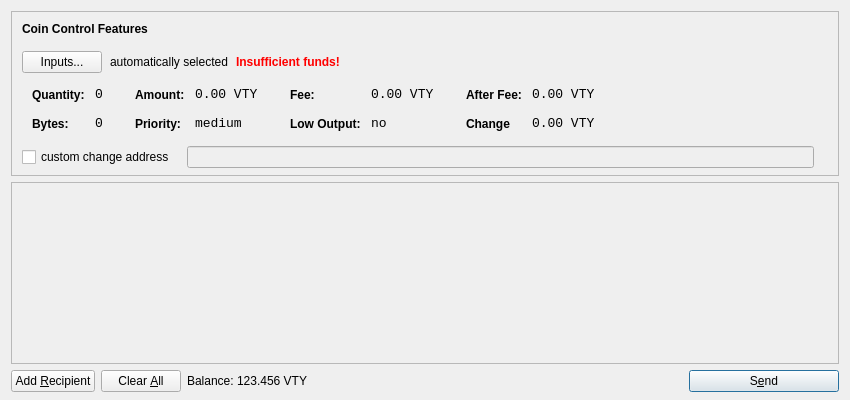
<?xml version="1.0" encoding="UTF-8"?>
<ui version="4.0">
 <class>SendCoinsDialog</class>
 <widget class="QDialog" name="SendCoinsDialog">
  <property name="geometry">
   <rect>
    <x>0</x>
    <y>0</y>
    <width>850</width>
    <height>400</height>
   </rect>
  </property>
  <property name="windowTitle">
   <string>Send Coins</string>
  </property>
  <layout class="QVBoxLayout" name="verticalLayout" stretch="0,1,0">
   <property name="bottomMargin">
    <number>8</number>
   </property>
   <item>
    <widget class="QFrame" name="frameCoinControl">
     <property name="sizePolicy">
      <sizepolicy hsizetype="Expanding" vsizetype="Expanding">
       <horstretch>0</horstretch>
       <verstretch>0</verstretch>
      </sizepolicy>
     </property>
     <property name="maximumSize">
      <size>
       <width>16777215</width>
       <height>16777215</height>
      </size>
     </property>
     <property name="frameShape">
      <enum>QFrame::StyledPanel</enum>
     </property>
     <property name="frameShadow">
      <enum>QFrame::Sunken</enum>
     </property>
     <layout class="QVBoxLayout" name="verticalLayoutCoinControl2">
      <property name="spacing">
       <number>-1</number>
      </property>
      <property name="leftMargin">
       <number>0</number>
      </property>
      <property name="topMargin">
       <number>0</number>
      </property>
      <property name="rightMargin">
       <number>0</number>
      </property>
      <property name="bottomMargin">
       <number>6</number>
      </property>
      <item>
       <layout class="QVBoxLayout" name="verticalLayoutCoinControl" stretch="0,0,0,0,1">
        <property name="spacing">
         <number>0</number>
        </property>
        <property name="leftMargin">
         <number>10</number>
        </property>
        <property name="topMargin">
         <number>10</number>
        </property>
        <item>
         <layout class="QHBoxLayout" name="horizontalLayoutCoinControl1">
          <property name="bottomMargin">
           <number>15</number>
          </property>
          <item>
           <widget class="QLabel" name="labelCoinControlFeatures">
            <property name="sizePolicy">
             <sizepolicy hsizetype="Preferred" vsizetype="Maximum">
              <horstretch>0</horstretch>
              <verstretch>0</verstretch>
             </sizepolicy>
            </property>
            <property name="font">
             <font>
              <weight>75</weight>
              <bold>true</bold>
             </font>
            </property>
            <property name="styleSheet">
             <string notr="true">font-weight:bold;</string>
            </property>
            <property name="text">
             <string>Coin Control Features</string>
            </property>
           </widget>
          </item>
         </layout>
        </item>
        <item>
         <layout class="QHBoxLayout" name="horizontalLayoutCoinControl2" stretch="0,0,0,0">
          <property name="spacing">
           <number>8</number>
          </property>
          <property name="bottomMargin">
           <number>10</number>
          </property>
          <item>
           <widget class="QPushButton" name="pushButtonCoinControl">
            <property name="styleSheet">
             <string notr="true"/>
            </property>
            <property name="text">
             <string>Inputs...</string>
            </property>
           </widget>
          </item>
          <item>
           <widget class="QLabel" name="labelCoinControlAutomaticallySelected">
            <property name="text">
             <string>automatically selected</string>
            </property>
            <property name="margin">
             <number>5</number>
            </property>
           </widget>
          </item>
          <item>
           <widget class="QLabel" name="labelCoinControlInsuffFunds">
            <property name="font">
             <font>
              <weight>75</weight>
              <bold>true</bold>
             </font>
            </property>
            <property name="styleSheet">
             <string notr="true">color:red;font-weight:bold;</string>
            </property>
            <property name="text">
             <string>Insufficient funds!</string>
            </property>
            <property name="margin">
             <number>5</number>
            </property>
           </widget>
          </item>
          <item>
           <spacer name="horizontalSpacerCoinControl">
            <property name="orientation">
             <enum>Qt::Horizontal</enum>
            </property>
            <property name="sizeHint" stdset="0">
             <size>
              <width>40</width>
              <height>1</height>
             </size>
            </property>
           </spacer>
          </item>
         </layout>
        </item>
        <item>
         <widget class="QWidget" name="widgetCoinControl" native="true">
          <property name="sizePolicy">
           <sizepolicy hsizetype="Preferred" vsizetype="Preferred">
            <horstretch>0</horstretch>
            <verstretch>0</verstretch>
           </sizepolicy>
          </property>
          <property name="minimumSize">
           <size>
            <width>0</width>
            <height>0</height>
           </size>
          </property>
          <property name="styleSheet">
           <string notr="true"/>
          </property>
          <layout class="QHBoxLayout" name="horizontalLayoutCoinControl5">
           <property name="margin">
            <number>0</number>
           </property>
           <item>
            <layout class="QHBoxLayout" name="horizontalLayoutCoinControl3" stretch="0,0,0,1">
             <property name="spacing">
              <number>20</number>
             </property>
             <property name="topMargin">
              <number>0</number>
             </property>
             <property name="bottomMargin">
              <number>10</number>
             </property>
             <item>
              <layout class="QFormLayout" name="formLayoutCoinControl1">
               <property name="horizontalSpacing">
                <number>10</number>
               </property>
               <property name="verticalSpacing">
                <number>14</number>
               </property>
               <property name="leftMargin">
                <number>10</number>
               </property>
               <property name="topMargin">
                <number>4</number>
               </property>
               <property name="rightMargin">
                <number>6</number>
               </property>
               <item row="0" column="0">
                <widget class="QLabel" name="labelCoinControlQuantityText">
                 <property name="styleSheet">
                  <string notr="true">font-weight:bold;</string>
                 </property>
                 <property name="text">
                  <string>Quantity:</string>
                 </property>
                 <property name="margin">
                  <number>0</number>
                 </property>
                </widget>
               </item>
               <item row="0" column="1">
                <widget class="QLabel" name="labelCoinControlQuantity">
                 <property name="font">
                  <font>
                   <family>Monospace</family>
                   <pointsize>10</pointsize>
                  </font>
                 </property>
                 <property name="cursor">
                  <cursorShape>IBeamCursor</cursorShape>
                 </property>
                 <property name="contextMenuPolicy">
                  <enum>Qt::ActionsContextMenu</enum>
                 </property>
                 <property name="text">
                  <string>0</string>
                 </property>
                 <property name="margin">
                  <number>0</number>
                 </property>
                 <property name="textInteractionFlags">
                  <set>Qt::LinksAccessibleByMouse|Qt::TextSelectableByKeyboard|Qt::TextSelectableByMouse</set>
                 </property>
                </widget>
               </item>
               <item row="1" column="0">
                <widget class="QLabel" name="labelCoinControlBytesText">
                 <property name="styleSheet">
                  <string notr="true">font-weight:bold;</string>
                 </property>
                 <property name="text">
                  <string>Bytes:</string>
                 </property>
                </widget>
               </item>
               <item row="1" column="1">
                <widget class="QLabel" name="labelCoinControlBytes">
                 <property name="font">
                  <font>
                   <family>Monospace</family>
                   <pointsize>10</pointsize>
                  </font>
                 </property>
                 <property name="cursor">
                  <cursorShape>IBeamCursor</cursorShape>
                 </property>
                 <property name="contextMenuPolicy">
                  <enum>Qt::ActionsContextMenu</enum>
                 </property>
                 <property name="text">
                  <string>0</string>
                 </property>
                 <property name="textInteractionFlags">
                  <set>Qt::LinksAccessibleByMouse|Qt::TextSelectableByKeyboard|Qt::TextSelectableByMouse</set>
                 </property>
                </widget>
               </item>
              </layout>
             </item>
             <item>
              <layout class="QFormLayout" name="formLayoutCoinControl2">
               <property name="horizontalSpacing">
                <number>10</number>
               </property>
               <property name="verticalSpacing">
                <number>14</number>
               </property>
               <property name="leftMargin">
                <number>6</number>
               </property>
               <property name="topMargin">
                <number>4</number>
               </property>
               <property name="rightMargin">
                <number>6</number>
               </property>
               <item row="0" column="0">
                <widget class="QLabel" name="labelCoinControlAmountText">
                 <property name="styleSheet">
                  <string notr="true">font-weight:bold;</string>
                 </property>
                 <property name="text">
                  <string>Amount:</string>
                 </property>
                 <property name="margin">
                  <number>0</number>
                 </property>
                </widget>
               </item>
               <item row="0" column="1">
                <widget class="QLabel" name="labelCoinControlAmount">
                 <property name="font">
                  <font>
                   <family>Monospace</family>
                   <pointsize>10</pointsize>
                  </font>
                 </property>
                 <property name="cursor">
                  <cursorShape>IBeamCursor</cursorShape>
                 </property>
                 <property name="contextMenuPolicy">
                  <enum>Qt::ActionsContextMenu</enum>
                 </property>
                 <property name="text">
                  <string>0.00 VTY</string>
                 </property>
                 <property name="textInteractionFlags">
                  <set>Qt::LinksAccessibleByMouse|Qt::TextSelectableByKeyboard|Qt::TextSelectableByMouse</set>
                 </property>
                </widget>
               </item>
               <item row="1" column="0">
                <widget class="QLabel" name="labelCoinControlPriorityText">
                 <property name="styleSheet">
                  <string notr="true">font-weight:bold;</string>
                 </property>
                 <property name="text">
                  <string>Priority:</string>
                 </property>
                </widget>
               </item>
               <item row="1" column="1">
                <widget class="QLabel" name="labelCoinControlPriority">
                 <property name="font">
                  <font>
                   <family>Monospace</family>
                   <pointsize>10</pointsize>
                  </font>
                 </property>
                 <property name="cursor">
                  <cursorShape>IBeamCursor</cursorShape>
                 </property>
                 <property name="contextMenuPolicy">
                  <enum>Qt::ActionsContextMenu</enum>
                 </property>
                 <property name="text">
                  <string>medium</string>
                 </property>
                 <property name="textInteractionFlags">
                  <set>Qt::LinksAccessibleByMouse|Qt::TextSelectableByKeyboard|Qt::TextSelectableByMouse</set>
                 </property>
                </widget>
               </item>
              </layout>
             </item>
             <item>
              <layout class="QFormLayout" name="formLayoutCoinControl3">
               <property name="horizontalSpacing">
                <number>10</number>
               </property>
               <property name="verticalSpacing">
                <number>14</number>
               </property>
               <property name="leftMargin">
                <number>6</number>
               </property>
               <property name="topMargin">
                <number>4</number>
               </property>
               <property name="rightMargin">
                <number>6</number>
               </property>
               <item row="0" column="0">
                <widget class="QLabel" name="labelCoinControlFeeText">
                 <property name="styleSheet">
                  <string notr="true">font-weight:bold;</string>
                 </property>
                 <property name="text">
                  <string>Fee:</string>
                 </property>
                 <property name="margin">
                  <number>0</number>
                 </property>
                </widget>
               </item>
               <item row="0" column="1">
                <widget class="QLabel" name="labelCoinControlFee">
                 <property name="font">
                  <font>
                   <family>Monospace</family>
                   <pointsize>10</pointsize>
                  </font>
                 </property>
                 <property name="cursor">
                  <cursorShape>IBeamCursor</cursorShape>
                 </property>
                 <property name="contextMenuPolicy">
                  <enum>Qt::ActionsContextMenu</enum>
                 </property>
                 <property name="text">
                  <string>0.00 VTY</string>
                 </property>
                 <property name="textInteractionFlags">
                  <set>Qt::LinksAccessibleByMouse|Qt::TextSelectableByKeyboard|Qt::TextSelectableByMouse</set>
                 </property>
                </widget>
               </item>
               <item row="1" column="0">
                <widget class="QLabel" name="labelCoinControlLowOutputText">
                 <property name="styleSheet">
                  <string notr="true">font-weight:bold;</string>
                 </property>
                 <property name="text">
                  <string>Low Output:</string>
                 </property>
                </widget>
               </item>
               <item row="1" column="1">
                <widget class="QLabel" name="labelCoinControlLowOutput">
                 <property name="font">
                  <font>
                   <family>Monospace</family>
                   <pointsize>10</pointsize>
                  </font>
                 </property>
                 <property name="cursor">
                  <cursorShape>IBeamCursor</cursorShape>
                 </property>
                 <property name="contextMenuPolicy">
                  <enum>Qt::ActionsContextMenu</enum>
                 </property>
                 <property name="text">
                  <string>no</string>
                 </property>
                 <property name="textInteractionFlags">
                  <set>Qt::LinksAccessibleByMouse|Qt::TextSelectableByKeyboard|Qt::TextSelectableByMouse</set>
                 </property>
                </widget>
               </item>
              </layout>
             </item>
             <item>
              <layout class="QFormLayout" name="formLayoutCoinControl4">
               <property name="horizontalSpacing">
                <number>10</number>
               </property>
               <property name="verticalSpacing">
                <number>14</number>
               </property>
               <property name="leftMargin">
                <number>6</number>
               </property>
               <property name="topMargin">
                <number>4</number>
               </property>
               <property name="rightMargin">
                <number>6</number>
               </property>
               <item row="0" column="0">
                <widget class="QLabel" name="labelCoinControlAfterFeeText">
                 <property name="styleSheet">
                  <string notr="true">font-weight:bold;</string>
                 </property>
                 <property name="text">
                  <string>After Fee:</string>
                 </property>
                 <property name="margin">
                  <number>0</number>
                 </property>
                </widget>
               </item>
               <item row="0" column="1">
                <widget class="QLabel" name="labelCoinControlAfterFee">
                 <property name="font">
                  <font>
                   <family>Monospace</family>
                   <pointsize>10</pointsize>
                  </font>
                 </property>
                 <property name="cursor">
                  <cursorShape>IBeamCursor</cursorShape>
                 </property>
                 <property name="contextMenuPolicy">
                  <enum>Qt::ActionsContextMenu</enum>
                 </property>
                 <property name="text">
                  <string>0.00 VTY</string>
                 </property>
                 <property name="textInteractionFlags">
                  <set>Qt::LinksAccessibleByMouse|Qt::TextSelectableByKeyboard|Qt::TextSelectableByMouse</set>
                 </property>
                </widget>
               </item>
               <item row="1" column="0">
                <widget class="QLabel" name="labelCoinControlChangeText">
                 <property name="styleSheet">
                  <string notr="true">font-weight:bold;</string>
                 </property>
                 <property name="text">
                  <string>Change</string>
                 </property>
                </widget>
               </item>
               <item row="1" column="1">
                <widget class="QLabel" name="labelCoinControlChange">
                 <property name="font">
                  <font>
                   <family>Monospace</family>
                   <pointsize>10</pointsize>
                  </font>
                 </property>
                 <property name="cursor">
                  <cursorShape>IBeamCursor</cursorShape>
                 </property>
                 <property name="contextMenuPolicy">
                  <enum>Qt::ActionsContextMenu</enum>
                 </property>
                 <property name="text">
                  <string>0.00 VTY</string>
                 </property>
                 <property name="textInteractionFlags">
                  <set>Qt::LinksAccessibleByMouse|Qt::TextSelectableByKeyboard|Qt::TextSelectableByMouse</set>
                 </property>
                </widget>
               </item>
              </layout>
             </item>
            </layout>
           </item>
          </layout>
         </widget>
        </item>
        <item>
         <layout class="QHBoxLayout" name="horizontalLayoutCoinControl4" stretch="0,0,0">
          <property name="spacing">
           <number>12</number>
          </property>
          <property name="sizeConstraint">
           <enum>QLayout::SetDefaultConstraint</enum>
          </property>
          <property name="topMargin">
           <number>5</number>
          </property>
          <property name="rightMargin">
           <number>5</number>
          </property>
          <item>
           <widget class="QCheckBox" name="checkBoxCoinControlChange">
            <property name="text">
             <string>custom change address</string>
            </property>
           </widget>
          </item>
          <item>
           <widget class="QLineEdit" name="lineEditCoinControlChange">
            <property name="enabled">
             <bool>false</bool>
            </property>
            <property name="sizePolicy">
             <sizepolicy hsizetype="Expanding" vsizetype="Fixed">
              <horstretch>0</horstretch>
              <verstretch>0</verstretch>
             </sizepolicy>
            </property>
           </widget>
          </item>
          <item>
           <widget class="QLabel" name="labelCoinControlChangeLabel">
            <property name="sizePolicy">
             <sizepolicy hsizetype="Preferred" vsizetype="Expanding">
              <horstretch>0</horstretch>
              <verstretch>0</verstretch>
             </sizepolicy>
            </property>
            <property name="minimumSize">
             <size>
              <width>0</width>
              <height>0</height>
             </size>
            </property>
            <property name="text">
             <string/>
            </property>
            <property name="margin">
             <number>3</number>
            </property>
           </widget>
          </item>
         </layout>
        </item>
        <item>
         <spacer name="verticalSpacerCoinControl">
          <property name="orientation">
           <enum>Qt::Vertical</enum>
          </property>
          <property name="sizeHint" stdset="0">
           <size>
            <width>800</width>
            <height>1</height>
           </size>
          </property>
         </spacer>
        </item>
       </layout>
      </item>
     </layout>
    </widget>
   </item>
   <item>
    <widget class="QScrollArea" name="scrollArea">
     <property name="widgetResizable">
      <bool>true</bool>
     </property>
     <widget class="QWidget" name="scrollAreaWidgetContents">
      <property name="geometry">
       <rect>
        <x>0</x>
        <y>0</y>
        <width>830</width>
        <height>165</height>
       </rect>
      </property>
      <layout class="QVBoxLayout" name="verticalLayout_2">
       <property name="margin">
        <number>0</number>
       </property>
       <item>
        <layout class="QVBoxLayout" name="entries">
         <property name="spacing">
          <number>6</number>
         </property>
        </layout>
       </item>
       <item>
        <spacer name="verticalSpacer">
         <property name="orientation">
          <enum>Qt::Vertical</enum>
         </property>
         <property name="sizeHint" stdset="0">
          <size>
           <width>20</width>
           <height>40</height>
          </size>
         </property>
        </spacer>
       </item>
      </layout>
     </widget>
    </widget>
   </item>
   <item>
    <layout class="QHBoxLayout" name="horizontalLayout">
     <item>
      <widget class="QPushButton" name="addButton">
       <property name="toolTip">
        <string>Send to multiple recipients at once</string>
       </property>
       <property name="text">
        <string>Add &amp;Recipient</string>
       </property>
       <property name="icon">
        <iconset resource="../bitcoin.qrc">
         <normaloff>:/icons/add</normaloff>:/icons/add</iconset>
       </property>
       <property name="autoDefault">
        <bool>false</bool>
       </property>
      </widget>
     </item>
     <item>
      <widget class="QPushButton" name="clearButton">
       <property name="sizePolicy">
        <sizepolicy hsizetype="Minimum" vsizetype="Fixed">
         <horstretch>0</horstretch>
         <verstretch>0</verstretch>
        </sizepolicy>
       </property>
       <property name="toolTip">
        <string>Remove all transaction fields</string>
       </property>
       <property name="text">
        <string>Clear &amp;All</string>
       </property>
       <property name="icon">
        <iconset resource="../bitcoin.qrc">
         <normaloff>:/icons/remove</normaloff>:/icons/remove</iconset>
       </property>
       <property name="autoRepeatDelay">
        <number>300</number>
       </property>
       <property name="autoDefault">
        <bool>false</bool>
       </property>
      </widget>
     </item>
     <item>
      <layout class="QHBoxLayout" name="horizontalLayout_2">
       <property name="spacing">
        <number>3</number>
       </property>
       <item>
        <widget class="QLabel" name="label">
         <property name="sizePolicy">
          <sizepolicy hsizetype="Preferred" vsizetype="Fixed">
           <horstretch>0</horstretch>
           <verstretch>0</verstretch>
          </sizepolicy>
         </property>
         <property name="text">
          <string>Balance:</string>
         </property>
        </widget>
       </item>
       <item>
        <widget class="QLabel" name="labelBalance">
         <property name="sizePolicy">
          <sizepolicy hsizetype="Preferred" vsizetype="Fixed">
           <horstretch>0</horstretch>
           <verstretch>0</verstretch>
          </sizepolicy>
         </property>
         <property name="cursor">
          <cursorShape>IBeamCursor</cursorShape>
         </property>
         <property name="text">
          <string>123.456 VTY</string>
         </property>
         <property name="textInteractionFlags">
          <set>Qt::LinksAccessibleByMouse|Qt::TextSelectableByKeyboard|Qt::TextSelectableByMouse</set>
         </property>
        </widget>
       </item>
      </layout>
     </item>
     <item>
      <spacer name="horizontalSpacer">
       <property name="orientation">
        <enum>Qt::Horizontal</enum>
       </property>
       <property name="sizeHint" stdset="0">
        <size>
         <width>40</width>
         <height>20</height>
        </size>
       </property>
      </spacer>
     </item>
     <item>
      <widget class="QPushButton" name="sendButton">
       <property name="minimumSize">
        <size>
         <width>150</width>
         <height>0</height>
        </size>
       </property>
       <property name="toolTip">
        <string>Confirm the send action</string>
       </property>
       <property name="text">
        <string>S&amp;end</string>
       </property>
       <property name="icon">
        <iconset resource="../bitcoin.qrc">
         <normaloff>:/icons/send</normaloff>:/icons/send</iconset>
       </property>
       <property name="default">
        <bool>true</bool>
       </property>
      </widget>
     </item>
    </layout>
   </item>
  </layout>
 </widget>
 <resources>
  <include location="../bitcoin.qrc"/>
 </resources>
 <connections/>
</ui>
